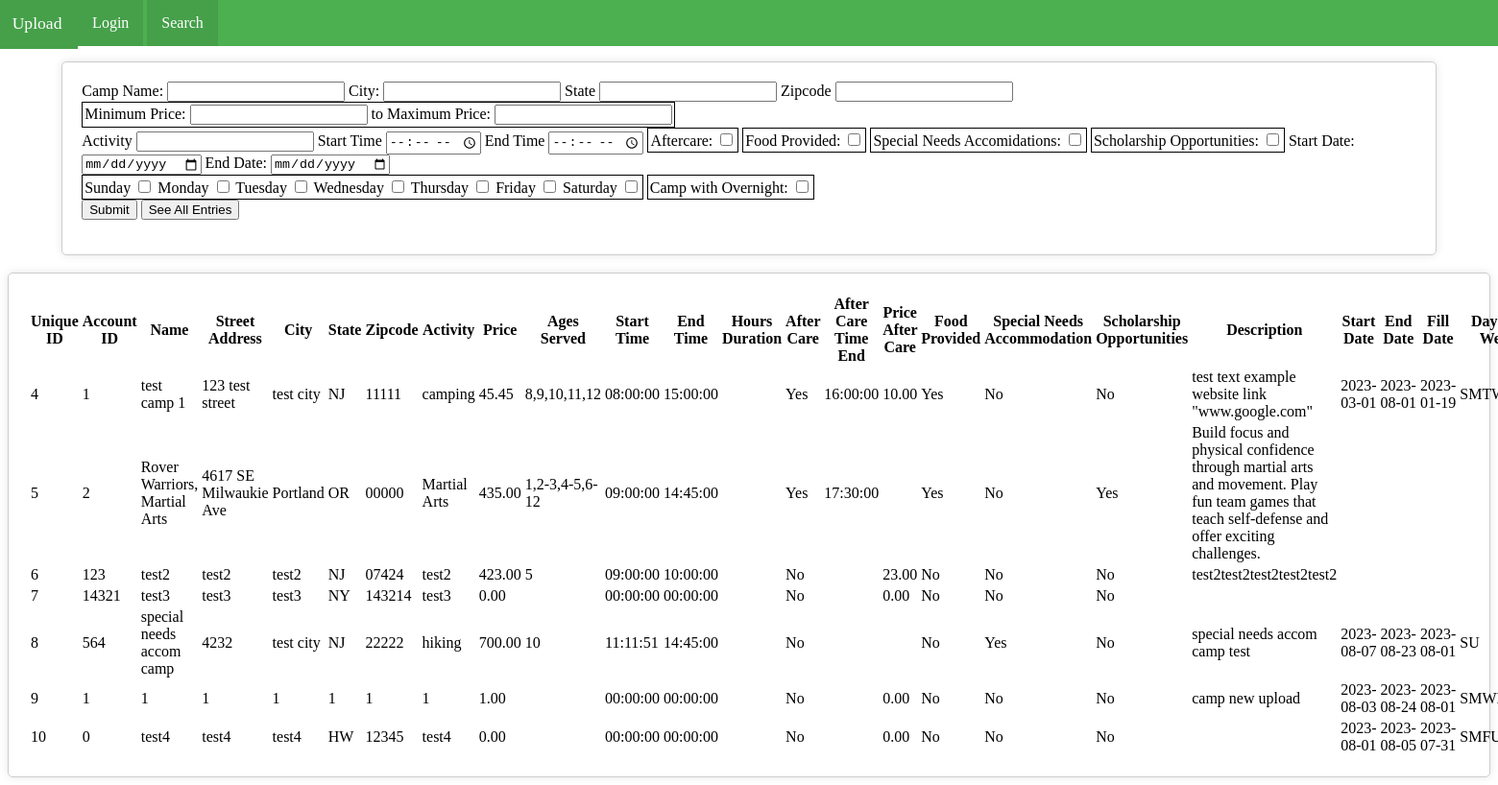
Before: /search.php with the older database file.
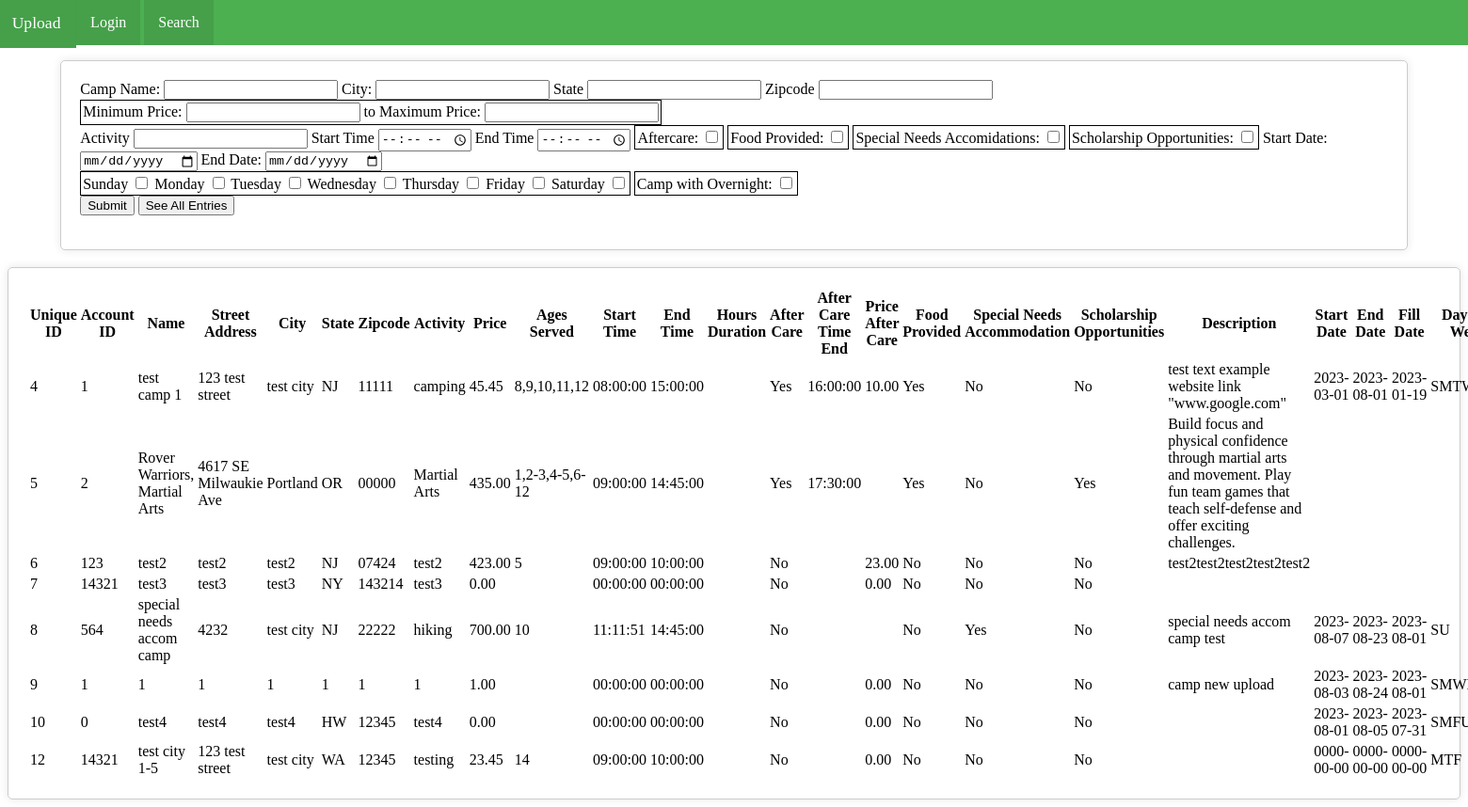
After: the same page with the newer database file.
### tables this page shows
CREATE TABLE `camp_info` (
  `camp_id` int(11) NOT NULL,
  `account_id` int(11) NOT NULL,
  `name` varchar(255) DEFAULT NULL,
  `street_address` varchar(255) DEFAULT NULL,
  `city` varchar(255) DEFAULT NULL,
  `state` char(2) DEFAULT NULL,
  `zipcode` varchar(12) DEFAULT NULL,
  `activity` varchar(255) DEFAULT NULL,
  `price` decimal(10,2) DEFAULT NULL,
  `ages_served` varchar(100) DEFAULT NULL,
  `start_time` time DEFAULT NULL,
  `end_time` time DEFAULT NULL,
  `hours_duration` tinyint(4) DEFAULT NULL,
  `after_care` tinyint(1) DEFAULT NULL,
  `after_care_time_end` time DEFAULT NULL,
  `price_after_care` decimal(10,2) DEFAULT NULL,
  `food_provided` tinyint(1) DEFAULT NULL,
  `special_needs_accom` tinyint(1) DEFAULT NULL,
  `scholarship_opps` tinyint(1) DEFAULT NULL,
  `description` text NOT NULL,
  `upload_time` timestamp NOT NULL DEFAULT current_timestamp(),
  `camp_start_date` date DEFAULT NULL,
  `camp_end_date` date DEFAULT NULL,
  `camp_fill_date` date DEFAULT NULL,
  `camp_days_of_week` char(7) DEFAULT NULL,
  `camp_visible` tinyint(1) NOT NULL DEFAULT 1,
  `website_link` varchar(255) DEFAULT NULL
);

### search.php (the view, shortened to what the changed rows need)
<?php
include "./databaseInit.php";
function yesNoDisplay($rowVar){
    return $rowVar ? 'Yes' : 'No';
}
function displaySearchResult($row){
        echo "<tr>";
        echo "<td>" . $row["camp_id"] . "</td>";
        echo "<td>" . $row["account_id"] . "</td>";
        echo "<td>" . $row["name"] . "</td>";
        echo "<td>" . $row["street_address"] . "</td>";
        echo "<td>" . $row["city"] . "</td>";
        echo "<td>" . $row["state"] . "</td>";
        echo "<td>" . $row["zipcode"] . "</td>";
        echo "<td>" . $row["activity"] . "</td>";
        echo "<td>" . $row["price"] . "</td>";
        echo "<td>" . $row["ages_served"] . "</td>";
        echo "<td>" . $row["start_time"] . "</td>";
        echo "<td>" . $row["end_time"] . "</td>";
        echo "<td>" . $row["hours_duration"] . "</td>";
        echo "<td>" . yesNoDisplay($row["after_care"]) . "</td>";
        echo "<td>" . $row["after_care_time_end"] . "</td>";
        echo "<td>" . $row["price_after_care"] . "</td>";
        echo "<td>" . yesNoDisplay($row["food_provided"]) . "</td>";
        echo "<td>" . yesNoDisplay($row["special_needs_accom"]) . "</td>";
        echo "<td>" . yesNoDisplay($row["scholarship_opps"]) . "</td>";
        echo "<td>" . $row["description"] . "</td>";
        echo "<td>" . $row["camp_start_date"]."</td>";
        echo "<td>" . $row["camp_end_date"]."</td>";
        echo "<td>" . $row["camp_fill_date"]."</td>";
        echo "<td>" . $row["camp_days_of_week"]."</td>";
        echo "</tr>";
}
?>
<html>
<head>
  <header><?php include "./header.php"; ?></header>
</head>
<body>
  <br>
  <div class="centered-table">
  <table>
    <tr><th>Unique ID</th>
    <th>Account ID</th>
    <th>Name</th>
    <th>Street Address</th>
    <th>City</th>
    <th>State</th>
    <th>Zipcode</th>
    <th>Activity</th>
    <th>Price</th>
    <th>Ages Served</th>
    <th>Start Time</th>
    <th>End Time</th>
    <th>Hours Duration</th>
    <th>After Care</th>
    <th>After Care Time End</th>
    <th>Price After Care</th>
    <th>Food Provided</th>
    <th>Special Needs Accommodation</th>
    <th>Scholarship Opportunities</th>
    <th>Description</th>
    <th>Start Date</th>
    <th>End Date</th>
    <th>Fill Date</th>
    <th>Days Of Week</th>
    <th>Overnight</th></tr>
    <?php
      if(isset($_GET["search"])){
        $name_to_search = $_GET["name"];
        $state_to_search = $_GET["state"];
        $city_to_search = $_GET["city"];
        $zipcode_to_search = $_GET["zipcode"];
        $minPrice = $_GET['minPrice'];
        $maxPrice = $_GET['maxPrice'];
        $activity_to_search = $_GET["activity"];
        $startTime = $_GET["startTime"];
        $endTime = $_GET["endTime"];
        $camp_start_date = $_GET["camp_start_date"];
        $camp_end_date = $_GET["camp_end_date"];
        $sql = [];
        $parameters = [];
        if ($name_to_search) {
          $sql[] = " name LIKE ?";
          $name_to_search = '%'.$name_to_search.'%';
          $parameters[] = $name_to_search;
        }
        if ($state_to_search) {
          $sql[] = " state LIKE ?";
          $state_to_search = '%'.$state_to_search.'%';
          $parameters[] = $state_to_search;
        }
        if ($city_to_search) {
          $sql[] = " city LIKE ?";
          $city_to_search = '%'.$city_to_search.'%';
          $parameters[] = $city_to_search;
        }
        if ($zipcode_to_search) {
          $sql[] = " zipcode LIKE ?";
          $parameters[] = $zipcode_to_search;
        }
        if (isset($_GET['minPrice']) and $_GET['minPrice']) {
          $sql[] = " price >= ?";
          $minPrice = $minPrice;
          $parameters[] = $minPrice;
        }
        if (isset($_GET['maxPrice']) and $_GET['maxPrice']) {
          $sql[] = " price <= ?";
          $maxPrice = $maxPrice;
          $parameters[] = $maxPrice;
        }
        if ($activity_to_search) {
          $sql[] = " activity LIKE ?";
          $activity_to_search = '%'.$activity_to_search.'%';
          $parameters[] = $activity_to_search;
        }
        if ($startTime){
          $sql[] = " start_time = ?";
          $parameters[] = $startTime;
        }
        if ($endTime){
          $sql[] = " end_time = ?";
          $parameters[] = $endTime;
        }
        if(isset($_GET["aftercare"])){
          $sql[] = " after_care = 1";
        }
        if(isset($_GET["food_provided"])){
          $sql[] = " food_provided = 1";
        }
        if(isset($_GET["special_needs_accom"])){
          $sql[] = " special_needs_accom = 1";
        }
        if(isset($_GET["scholarship_opps"])){
          $sql[] = " scholarship_opps = 1";
        }
        if(isset($_GET["overnight"])){
          $sql[] = " overnight = 1";
        }
        if($camp_start_date){
          $sql[] = " camp_start_date = ?";
          $parameters[] = $camp_start_date;
        }
        if($camp_end_date){
          $sql[] = " camp_end_date = ?";
          $parameters[] = $camp_end_date;
        }
        $daySearch = FALSE;
        $daySearchParam=[];
        if(isset($_GET["sunday"])){
          $daySearch=TRUE;
          $daySearchParam[]= "S";
        }
        if(isset($_GET["monday"])){
          $daySearch=TRUE;
          $daySearchParam[]= "M";
        }
        if(isset($_GET["tuesday"])){
          $daySearch=TRUE;
          $daySearchParam[]= "T";
        }
        if(isset($_GET["wednesday"])){
          $daySearch=TRUE;
          $daySearchParam[]= "W";
        }
        if(isset($_GET["thursday"])){
          $daySearch=TRUE;
          $daySearchParam[] ="R";
        }
        if(isset($_GET["friday"])){
          $daySearch=TRUE;
          $daySearchParam[] ="F";
        }
        if(isset($_GET["saturday"])){
          $daySearch=TRUE;
          $daySearchParam[] ="U";
        }
        if($daySearch){
          foreach($daySearchParam as $day){
            $sql[] = " camp_days_of_week LIKE ?";
            $parameters[] = "%".$day."%";
          }
        }
        $query = "SELECT * FROM camp_info WHERE camp_visible = 1";
        if ($sql) {
          $query .= ' AND ' . implode(' AND ', $sql);
        }
        $stmt = $mysqli->prepare($query);
        if ($parameters) {
          $stmt->bind_param((str_repeat('s', count($parameters))), ...$parameters);
        }
        $stmt->execute();
        $result=$stmt->get_result();
            while($row=$result->fetch_assoc()){
            displaySearchResult($row);
            }
        }else{
          $results=$mysqli->query("SELECT * FROM camp_info WHERE camp_visible = 1");
          if($results->num_rows>0){
            while($row=$results->fetch_assoc()){
              displaySearchResult($row);
            }
          }else{
            echo 'no listings found contact administrator';
          }
        }
?>
    </table>
</div>
</body>
</html>

Changed rows visible on the page:
added camp_info: camp_id "12", account "14321", name "test city 1-5", street_address "123 test street", city "test city", state "WA", zipcode "12345", activity "testing", price "23.45", ages_served "14", start_time "09:00:00", end_time "10:00:00", after_care "No", price_after_care "0.00", food_provided "No", special_needs_accom "No", scholarship_opps "No", camp_start_date "0000-00-00", camp_end_date "0000-00-00", camp_fill_date "0000-00-00", camp_days_of_week "MTF"
